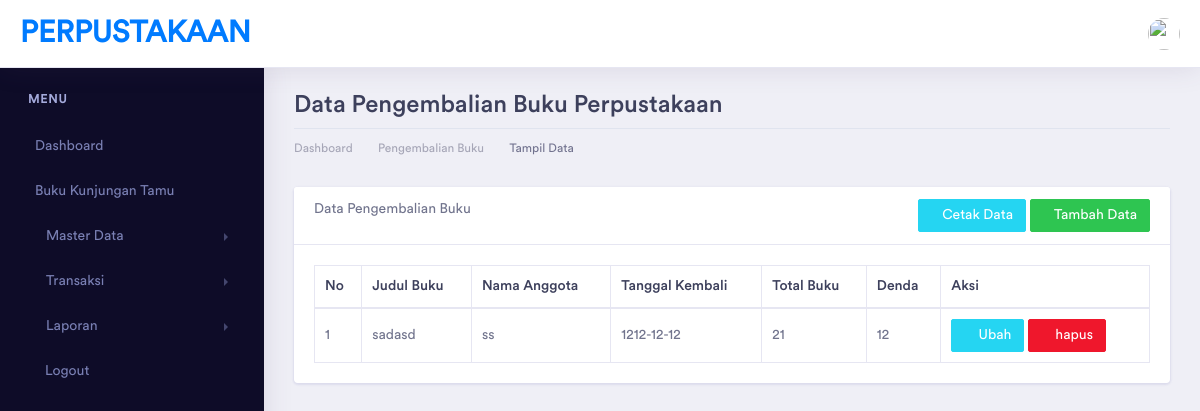
/index.php/pengembalian, run on an earlier commit of the app's database.
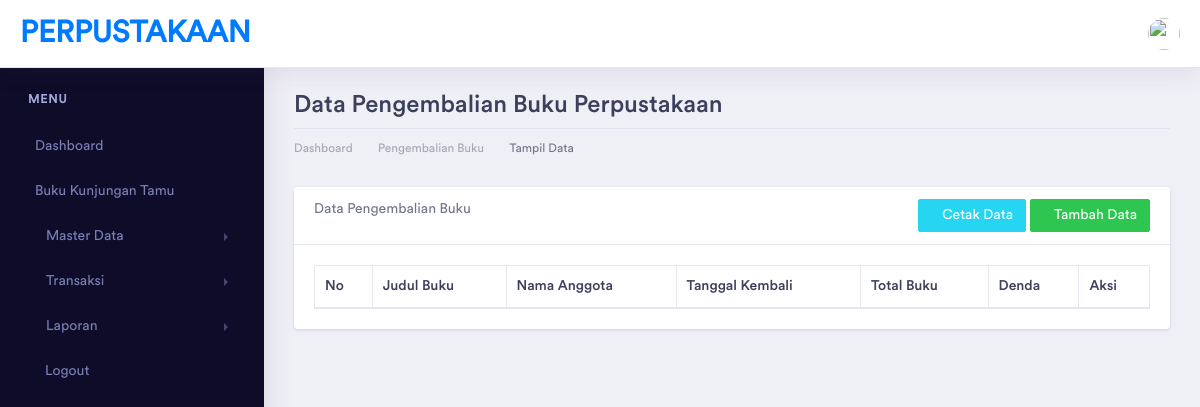
And on a later commit of the database.
### tables this page shows
CREATE TABLE `pengembalian` (
  `id_kembali` int(5) NOT NULL,
  `kd_kembali` varchar(15) NOT NULL,
  `kd_pinjam` varchar(15) NOT NULL,
  `nisn` varchar(50) NOT NULL,
  `isbn` varchar(50) NOT NULL,
  `tanggal_pinjam` date NOT NULL,
  `tanggal_kembali` date NOT NULL,
  `total_buku` varchar(5) NOT NULL,
  `denda` varchar(10) NOT NULL
);

CREATE TABLE `buku` (
  `id_buku` int(5) NOT NULL,
  `kd_buku` varchar(10) NOT NULL,
  `kategori_id` int(5) NOT NULL,
  `isbn` varchar(100) NOT NULL,
  `judul_buku` varchar(100) NOT NULL,
  `id_penulis` varchar(75) NOT NULL,
  `id_penerbit` varchar(75) NOT NULL,
  `tahun_terbit` varchar(4) NOT NULL,
  `stok_buku` varchar(3) NOT NULL,
  `harga_buku` varchar(10) NOT NULL,
  `id_rak` int(5) NOT NULL
);

CREATE TABLE `anggota` (
  `id_anggota` int(5) NOT NULL,
  `kd_anggota` varchar(10) NOT NULL,
  `nisn` varchar(100) NOT NULL,
  `nama_anggota` varchar(100) NOT NULL,
  `jenis_kelamin` enum('L','P') NOT NULL,
  `kelas_id` int(5) NOT NULL,
  `alamat` varchar(100) NOT NULL,
  `no_telp` varchar(13) NOT NULL,
  `username` varchar(50) NOT NULL,
  `password` varchar(100) NOT NULL,
  `role_id` int(10) NOT NULL
);

### application/controllers/Pengembalian.php (called while the page is built, shortened)
<?php
class Pengembalian extends CI_Controller
{
    function __construct()
    {
        $this->load->model(array('AnggotaModel', 'BukuModel', 'PengembalianModel','PeminjamanModel'));
    }
    public function index()
    {
        $data['title'] = "Data Pengembalian Buku Perpustakaan | PERPUSTAKAAN";
        $data['pengembalian'] = $this->PengembalianModel->get_pengembalian();
        $this->load->view('template/header', $data);
        $this->load->view('template/sidebar');
        $this->load->view('pengembalian/pengembalian_read', $data);
        $this->load->view('template/footer');
    }
}

### index.php (called while the page is built, shortened)
<?php
require_once BASEPATH.'core/CodeIgniter.php';

### application/models/PengembalianModel.php (called while the page is built, shortened)
<?php
class PengembalianModel extends CI_Model {
    public function get_pengembalian()
    {
        $q = "select pengembalian.*, anggota.nama_anggota, buku.judul_buku from pengembalian inner join anggota on pengembalian.nisn = anggota.nisn inner join buku
        on pengembalian.isbn = buku.isbn";
        return $this->db->query($q)->result();
    }
}

### application/views/pengembalian/pengembalian_read.php (the view, shortened to what the changed rows need)
<div class="dashboard-wrapper">
    <div class="container-fluid dashboard-content">
        <div class="row">
            <div class="col-xl-12 col-lg-12 col-md-12 col-sm-12 col-12">
                <div class="page-header">
                    <h2 class="pageheader-title">Data Pengembalian Buku Perpustakaan </h2>
                </div>
            </div>
        </div>
        <div class="row">
            <div class="col-xl-12 col-lg-12 col-md-12 col-sm-12 col-12">
                <div class="card">
                    <div class="card-body">
                        <div class="menuadmin">
                            <table class=" table table-bordered">
                                <thead>
                                    <tr>
                                        <th>No</th>
                                        <th>Judul Buku</th>
                                        <th>Nama Anggota</th>
                                        <th>Tanggal Kembali</th>
                                        <th>Total Buku</th>
                                        <th>Denda</th>
                                        <th>Aksi</th>
                                    </tr>
                                </thead>
                                <tbody>
                                    <?php
                                    $no = 1;
                                    foreach ($pengembalian as $a) {
                                        echo "<tr>
                                            <td>" . $no++ . "</td>
                                            <td>" . $a->judul_buku . "</td>
                                            <td>" . $a->nama_anggota . "</td>
                                            <td>" . $a->tanggal_kembali . "</td>
                                            <td>" . $a->total_buku . "</td>
                                            <td>" . $a->denda . "</td>
                                            <td>
                                                <a href=" . base_url('pengembalian/ubah/' . $a->id_kembali) . " class='btn btn-info btn-sm'>
                                                    <i class='fa fa-edit'></i> Ubah
                                                </a>
                                                <a href=" . base_url('pengembalian/hapus/' . $a->id_kembali) . " class='btn btn-danger btn-sm'
                                                    onclick='return confirm(\"ingin hapus data ini?\")'>
                                                    <i class='fa fa-trash'></i> hapus
                                                </a>
                                            </td>
                                            </tr>";
                                    }
                                    ?>
                                </tbody>
                            </table>
                        </div>
                    </div>
                </div>
            </div>
        </div>
    </div>
</div>

What changed in the data, as far as the page shows it:
removed pengembalian: buku.judul_buku "sadasd", anggota.nama_anggota "ss", tanggal_kembali "1212-12-12", total_buku "21", denda "12"
